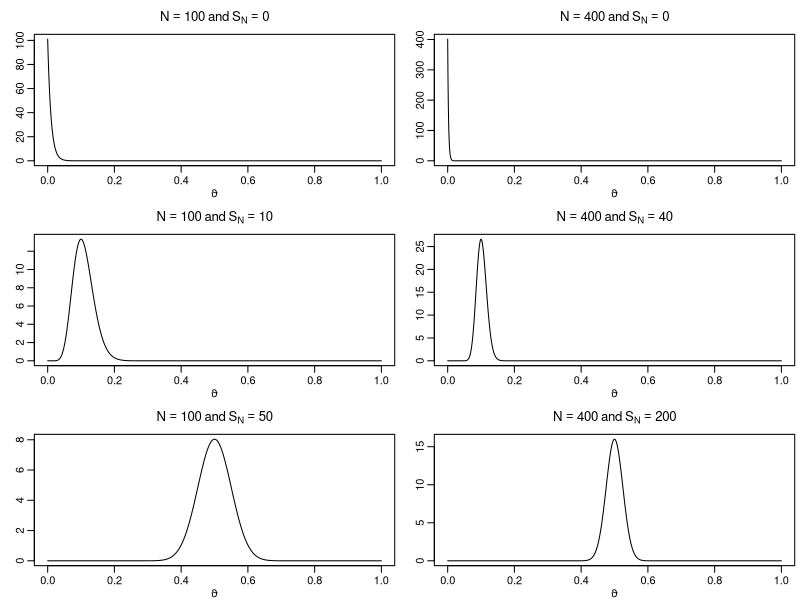
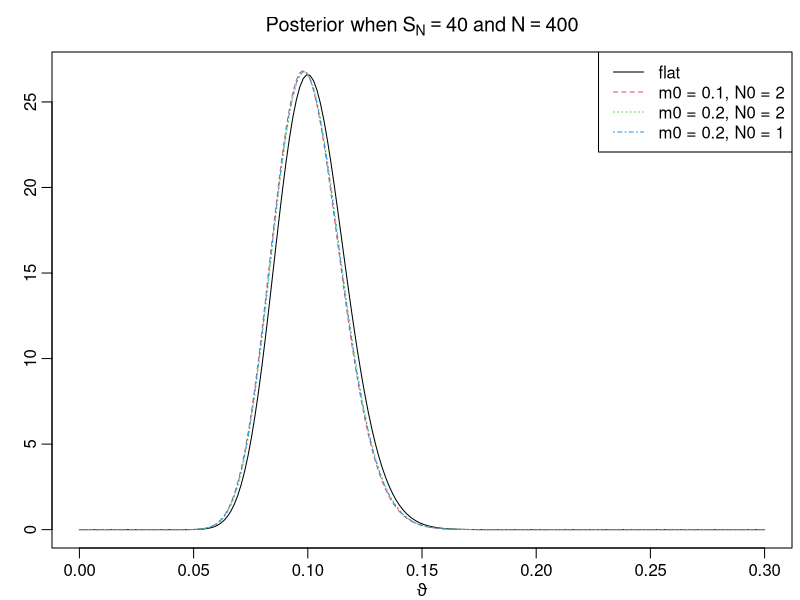
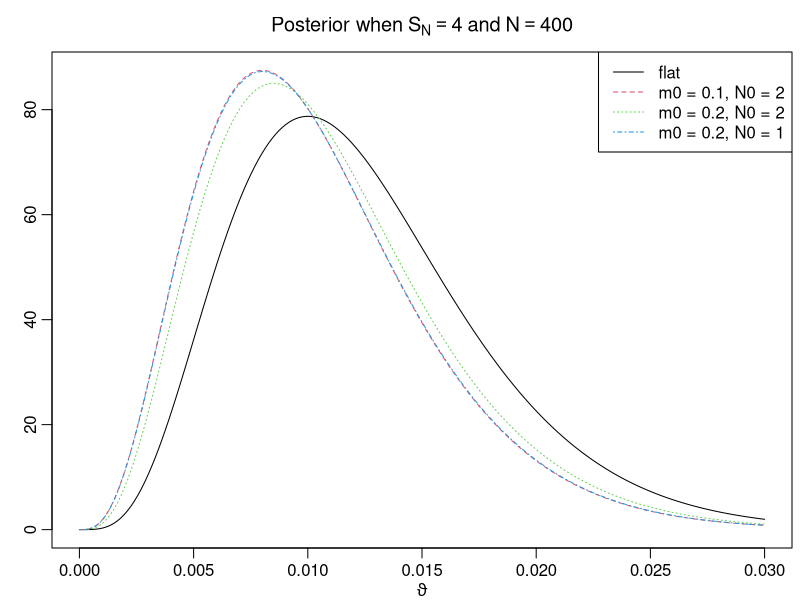
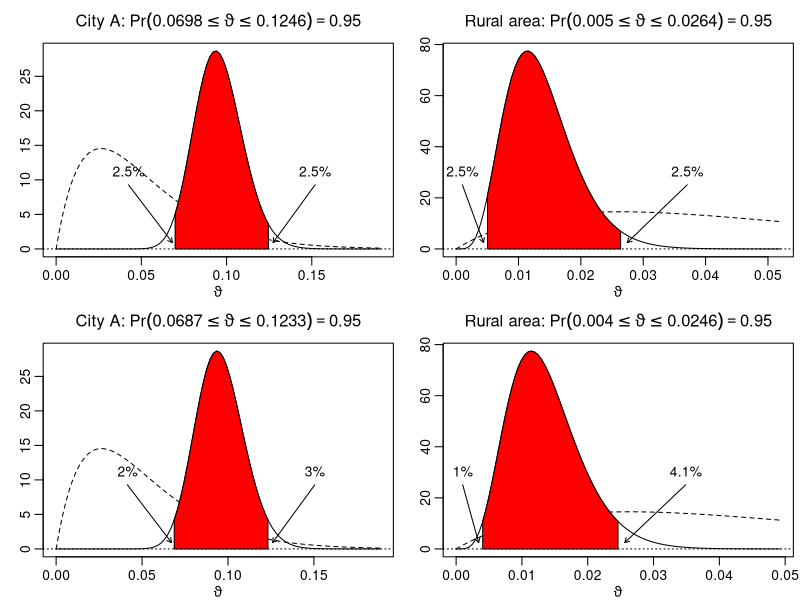
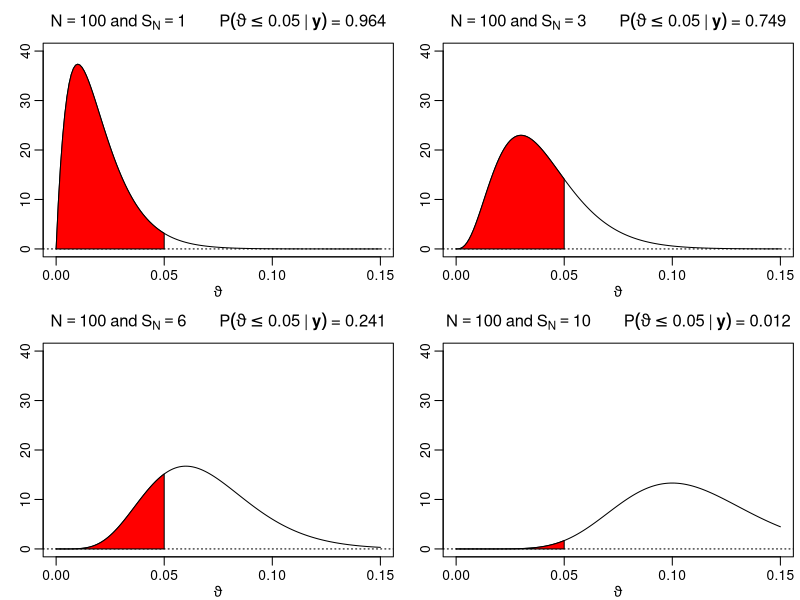

The R source for these figures, in order: (Note: this script raises an error after producing the figures.)
## ---- chunk 1
knitr::opts_chunk$set(
  collapse = TRUE,
  comment = "#>",
  fig.width = 8,
  fig.height = 6
)
knitr::opts_knit$set(global.par = TRUE)
pdfplots <- FALSE # default: FALSE; set this to TRUE only if you like pdf figures
## ---- chunk 2
par(mgp = c(1.6, .6, 0), mar = c(2.6, 2.6, 2.6, .4), lwd = 1)
## ---- chunk 3
if (pdfplots) {
  pdf("3-1_1.pdf", width = 8, height = 5)
  par(mgp = c(1, .5, 0), mar = c(2.2, 1.5, 2, .2), lwd = 2)
}
par(mfrow = c(3, 2))
trueprop <- c(0, .1, .5)
N <- c(100, 400)
theta <- seq(0, 1, .001)

for (p in trueprop) {
  for (n in N) {
    aN <- n * p + 1
    bN <- n - n * p + 1
    plot(theta, dbeta(theta, aN, bN), type = "l", xlab = expression(vartheta),
         ylab = "", main = bquote(N == .(n) ~ "and" ~ S[N] == .(n * p)))
  }
}
## ---- chunk 4
if (pdfplots) {
  pdf("3-1_1a.pdf", width = 8, height = 5)
  par(mgp = c(1.3, .5, 0), mar = c(2.2, 1.5, 2, .2), lwd = 2)
}
par(mfrow = c(1, 1))
m0 <- c(.5, .1, .2, .2)
N0 <- c(2, 2, 2, 1)
a <- N0 * m0
b <- N0 * (1 - m0)
N <- 400
SN <- c(40, 4)

for (i in seq_along(SN)) {
  aN <- SN[i] + a
  bN <- N - SN[i] + b
  theta <- seq(0, 3 * SN[i] / N, length.out = 200)
  plot(theta, dbeta(theta, aN[1], bN[1]), type = "l", ylab = "",
       xlab = expression(vartheta), ylim = range(dbeta(theta, aN, bN)),
       main = bquote("Posterior when" ~ S[N] == .(SN[i]) ~ "and" ~ N == .(N)))
  for (j in 2:4) {
    lines(theta, dbeta(theta, aN[j], bN[j]), col = j, lty = j)
  }
  legend("topright", c("flat", paste(paste0("m0 = ", m0[2:4]),
                                     paste0(" N0 = ", N0[2:4]), sep = ",")),
         lty = 1:4, col = 1:4)
}
## ---- chunk 5
m0 <- 0.05
N0 <- 40
a <- N0 * m0
b <- N0 * (1 - m0)
N <- 400
SN <- c("City A" = 40, "Rural area" = 4)
aN <- SN + a
bN <- N - SN + b

gamma <- .95
alpha <- 1 - gamma

# Equal-tailed credible intervals
leftET <- qbeta(alpha/2, aN, bN)
rightET <- qbeta(1 - alpha/2, aN, bN)

# HPD intervals
resolution <- 10000
grid <- seq(0, 1, length.out = resolution + 1)
dist <- gamma * resolution

leftHPD <- rightHPD <- rep(NA_real_, length(aN))
for (i in seq_along(aN)) {
  qs <- qbeta(grid, aN[i], bN[i])
  minimizer <- which.min(diff(qs, lag = dist))
  leftHPD[i] <- qs[minimizer]
  rightHPD[i] <- qs[minimizer + dist]
}
## ---- chunk 6
if (pdfplots) {
  pdf("3-1_2.pdf", width = 8, height = 5)
  par(mgp = c(1.3, .5, 0), mar = c(2.2, 1.5, 2, .2), lwd = 2)
}
par(mfcol = c(2, 2))
left <- cbind(leftET, leftHPD)
right <- cbind(rightET, rightHPD)

for (i in seq_along(aN)) {
  for (j in seq_len(ncol(left))) {
    len <- right[i,j] - left[i,j]
    theta <- seq(0, right[i,j] + 1.2 * len, length.out = 100)
  
    plot(theta, dbeta(theta, aN[i], bN[i]), type = "l",
         xlab = expression(vartheta), ylab = "",
         main = bquote(.(names(aN[i])) * ":" ~ Pr(.(round(left[i,j], 4)) <=
                       {vartheta <= .(round(right[i,j], 4))}) == .(gamma)))
    lines(theta, dbeta(theta, a, b), lty = 2)
    abline(h = 0, lty = 3)
  
    polygon(c(left[i,j], left[i,j],
              theta[theta > left[i,j] & theta < right[i,j]],
              right[i,j], right[i,j]),
            c(0, dbeta(left[i,j], aN[i], bN[i]),
              dbeta(theta[theta >= left[i,j] & theta <= right[i,j]], aN[i], bN[i]),
              dbeta(right[i,j], aN[i], bN[i]), 0),
          col = "red")
    arrows(x0 <- max(left[i,j] - .5 * len, 0.001),
           y0 <- .3 * diff(par("usr")[3:4]),
           x1 <- left[i,j] - .03 * len,
           y1 <- .03 * diff(par("usr")[3:4]),
           length = .05)
    text(x0, y0, paste0(round(100 * pbeta(left[i,j], aN[i], bN[i]), 1), "%"),
         pos = 3)
    
    arrows(x0 <- right[i,j] + .5 * len,
           y0 <- .3 * diff(par("usr")[3:4]),
           x1 <- right[i,j] + .05 * len,
           y1 <- .03 * diff(par("usr")[3:4]),
           length = .05)
    text(x0, y0, paste0(round(100 * (1 - pbeta(right[i,j], aN[i], bN[i])), 1), "%"),
         pos = 3)
  }
}
## ---- chunk 7
Ns <- rep(N, each = length(trueprop))
SNs <- Ns * rep(trueprop, length(N))

aN <- SNs + 1    
bN <- Ns - SNs + 1
    
# Equal-tails credible intervals
leftET <- qbeta(alpha/2, aN, bN)
rightET <- qbeta(1 - alpha/2, aN, bN)

# HPD intervals
resolution <- 10000
grid <- seq(0, 1, length.out = resolution + 1)
dist <- gamma * resolution

leftHPD <- rightHPD <- rep(NA_real_, length(aN))
for (i in seq_along(aN)) {
  qs <- qbeta(grid, aN[i], bN[i])
  minimizer <- which.min(diff(qs, lag = dist))
  leftHPD[i] <- qs[minimizer]
  rightHPD[i] <- qs[minimizer + dist]
}

res <- cbind(leftET, rightET, leftHPD, rightHPD)
## ---- chunk 8
knitr::kable(round(res, 4))
## ---- chunk 9
res <- cbind(lengthET = rightET - leftET, lengthHPD = rightHPD - leftHPD)
knitr::kable(round(res, 4))
## ---- chunk 10
if (pdfplots) {
  pdf("3-1_3.pdf", width = 10, height = 7)
  par(mgp = c(1, .5, 0), mar = c(2.2, 1.5, 2, .2), lwd = 2)
}
par(mfrow = c(2, 2))
theta <- seq(0, .15, .001)
N <- 100
SN <- c(1, 3, 6, 10)
aN <- SN + 1
bN <- N - SN + 1
for (i in seq_along(SN)) {
  plot(theta, dbeta(theta, aN[i], bN[i]), type = "l", ylim = c(0, 40),
       xlab = expression(vartheta), ylab = "",
       main = bquote(N == 100 ~ "and" ~ S[N] == .(SN[i]) ~ "     " ~
                       P(vartheta <= 0.05 ~ "|" ~ bold(y)) ~ "=" ~
                       .(round(pbeta(0.05, aN[i], bN[i]), 3))))
  abline(h = 0, lty = 3)
  polygon(c(theta[theta <= 0.05], 0.05),
          c(dbeta(theta[theta <= 0.05], aN[i], bN[i]), 0), col = "red")
}
## ---- chunk 11
data("labor", package = "BayesianLearningCode")
labor <- subset(labor,
                income_1997 != "zero" & female,
                c(income_1998, wcollar_1986))
labor <- with(labor,
              data.frame(unemployed = income_1998 == "zero",
                         wcollar = wcollar_1986))
## ---- chunk 12
table(labor)
## ---- chunk 13
(N1 <- with(labor, sum(wcollar)))
(S_N1 <- with(labor, sum(wcollar & unemployed)))
(N2 <- with(labor, sum(!wcollar)))
(S_N2 <- with(labor, sum(!wcollar & unemployed)))
## ---- chunk 14
aN1 <- 1 + S_N1
bN1 <- 1 + N1 - S_N1
aN2 <- 1 + S_N2
bN2 <- 1 + N2 - S_N2
## ---- chunk 15
aN1 / (aN1 + bN1)
aN2 / (aN2 + bN2)
## ---- chunk 16
if (pdfplots) {
  pdf("3-2_1.pdf", width = 8, height = 5)
  par(mgp = c(1, .5, 0), mar = c(2.2, 1.5, 2, .2), lwd = 2)
}
par(mfrow = c(1, 2))
post <- function(x1, x2, aN1, aN2, bN1, bN2) {
  dbeta(x1, aN1, bN1) * dbeta(x2, aN2, bN2)
}

vartheta1 <- seq(0.04, 0.13, length.out = 100)
vartheta2 <- seq(0.08, 0.22, length.out = 100)
z <- outer(vartheta1, vartheta2, post, aN1 = aN1, aN2 = aN2, bN1 = bN1, bN2 = bN2)

nrz <- nrow(z)
ncz <- ncol(z)

# Generate the desired number of colors from this palette
nbcol <- 20
color <- topo.colors(nbcol)

# Compute the z-value at the facet centres

zfacet <- z[-1, -1] + z[-1, -ncz] + z[-nrz, -1] + z[-nrz, -ncz]
# Recode facet z-values into color indices
facetcol <- cut(zfacet, nbcol)

contour(vartheta1, vartheta2, z, col = color,
        xlab = bquote(vartheta[1]), ylab = bquote(vartheta[2]),
        main = expression(paste("Posterior of (", vartheta[1],
                                ", ", vartheta[2], ")")))
abline(0,1)
postdraws <- data.frame(vartheta1 = rbeta(10^6, aN1, bN1),
                        vartheta2 = rbeta(10^6, aN2, bN2))
postdraws$diff <- with(postdraws, vartheta2 - vartheta1)
plot(density(postdraws$diff),
     xlab = bquote(vartheta[1] - vartheta[2]),
     main = expression(paste("Posterior density p(", vartheta[1],
                                " - ", vartheta[2], "| y)")))
## ---- chunk 17
if (pdfplots) {
  pdf("3-2_1.pdf", width = 8, height = 5)
  par(mgp = c(1, .5, 0), mar = c(2.2, 1.5, 2, .2), lwd = 2)
}
par(mfrow = c(1, 3))
labels <- c(bquote(vartheta[1]),
            bquote(vartheta[2]),
            bquote(vartheta[2] - vartheta[1]))
for (i in 1:3) {
    plot(postdraws[1:1000, i], type = "l", ylim = c(0, 0.25),
         xlab = "draw", ylab = labels[i])
}
## ---- chunk 18
string <- "You can fool some of the people all of the time,
and all of the people some of the time,
but you can not fool all of the people all of the time."

tmp <- tolower(string)                  ## convert to lower case
tmp <- gsub("\n", " ", tmp)             ## replace newlines with spaces
tmp <- unlist(strsplit(tmp, " |,|\\.")) ## split at spaces, commas, or stops
dat <- tmp[tmp != ""]                   ## remove empty words
tab <- table(dat)
knitr::kable(t(tab))
## ---- chunk 19
data("words", package = "BayesianLearningCode")
head(words)
## ---- chunk 20
top50 <- tail(words[order(words$frequency),], 50)
universe <- c("?", sort(top50$word))
freq <- c(10^8 - sum(top50$frequency), top50$frequency[order(top50$word)])
universe
## ---- chunk 21
dat[!(dat %in% universe)] <- "?"
knitr::kable(t(table(dat)))
## ---- chunk 22
merged <- c(universe, dat)
counts <- table(merged) - 1L
post_uniform_unnormalized <- 1 + counts
post_uniform <- post_uniform_unnormalized / sum(post_uniform_unnormalized)
## ---- chunk 23
K <- length(universe)
N0 <- 1
gamma0 <- rep(N0 / K, length(universe))
post_lessinformative_unnormalized <-  gamma0 + counts
post_lessinformative <-
  post_lessinformative_unnormalized / sum(post_lessinformative_unnormalized)
## ---- chunk 24
post_lessinformative_unnormalized2 <- rep(NA_real_, length(universe))
for (i in seq_along(universe)) {
  Nk <- sum(dat == universe[i])
  post_lessinformative_unnormalized2[i] <- gamma0[i] + Nk
}
post_lessinformative2 <-
  post_lessinformative_unnormalized2 / sum(post_lessinformative_unnormalized2)
## ---- chunk 25
all(abs(post_lessinformative - post_lessinformative2) < 1e-10)
## ---- chunk 26
dirichlet_sd <- function(gamma) {
  mean <- gamma / sum(gamma)
  sd <- sqrt((mean * (1 - mean)) / (sum(gamma) + 1))
  sd
}

resfull <- cbind(prior_mean = rep(1/K, K),
                 prior_sd_uniform = dirichlet_sd(rep(1, K)),
                 prior_sd_lessinformative = dirichlet_sd(rep(1/K, K)),
                 rel_freq = counts / sum(counts),
                 posterior_mean_uniform = post_uniform,
                 posterior_sd_uniform = dirichlet_sd(post_uniform),
                 posterior_mean_lessinformative = post_lessinformative,
                 posterior_sd_lessinformative = dirichlet_sd(post_lessinformative))

unseen <- counts == 0L
res <- rbind(resfull[!unseen,], UNSEEN = resfull[which(unseen)[1],])
knitr::kable(t(round(res, 4)))
## ---- chunk 27
N <- length(dat)
N0 <- N/5
gamma0 <- N0 * freq / 10^8

post_informed_unnormalized <- gamma0 + counts
post_informed <- post_informed_unnormalized / sum(post_informed_unnormalized)
## ---- chunk 28
N0 <- 5*N
gamma0 <- N0 * freq / 10^8

post_informed_unnormalized2 <- counts + gamma0
post_informed2 <- post_informed_unnormalized2 / sum(post_informed_unnormalized2)
## ---- chunk 29
if (pdfplots) {
  pdf("3-3_1.pdf", width = 7, height = 9)
  par(mgp = c(1, .6, 0), mar = c(2.8, 2.3, 1.5, 0), lwd = 1)
}
par(mfrow = c(4, 1), xpd = TRUE)
ord <- order(counts, decreasing = TRUE)
midpts <- barplot(post_uniform[ord], las = 2,
                  ylim = c(0, max(counts/N, post_uniform)))
points(midpts, counts[ord]/N, col = 2, pch = 1)
points(midpts, rep(1/51, length(midpts)), col = 3, pch = 2)
title("Indifference prior (uniform)")
legend("topright", c("Observed frequencies", "Prior expectations"),
       col = 2:3, pch = 1:2)

midpts <- barplot(post_lessinformative[ord], las = 2,
                  ylim = c(0, max(counts/N, post_lessinformative)))
points(midpts, counts[ord]/N, col = 2, pch = 1)
points(midpts, rep(1/51, length(midpts)), col = 3, pch = 2)
title("Indifference prior (light shrinkage)")

midpts <- barplot(post_informed[ord], las = 2,
                   ylim = c(0, max(counts/N, post_informed, freq/10^8)))
points(midpts, counts[ord]/N, col = 2, pch = 1)
points(midpts, freq[ord] / 10^8, col = 3, pch = 2)
title("Informed prior (light shrinkage)")

midpts <- barplot(post_informed2[ord], las = 2,
                   ylim = c(0, max(counts/N, post_informed2, freq/10^8)))
points(midpts, counts[ord]/N, col = 2, pch = 1)
points(midpts, freq[ord] /10^8, col = 3, pch = 2)
title("Informed prior (heavy shrinkage)")
